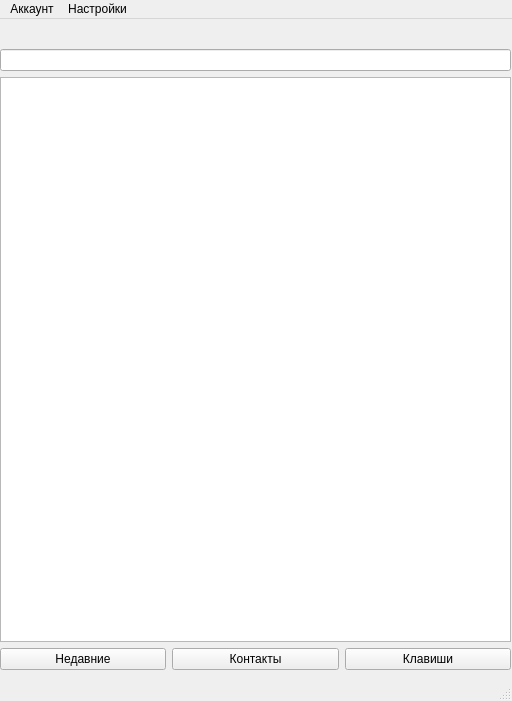
<?xml version="1.0" encoding="UTF-8"?>
<ui version="4.0">
 <class>MainWindow</class>
 <widget class="QMainWindow" name="MainWindow">
  <property name="geometry">
   <rect>
    <x>0</x>
    <y>0</y>
    <width>512</width>
    <height>701</height>
   </rect>
  </property>
  <property name="acceptDrops">
   <bool>false</bool>
  </property>
  <property name="windowTitle">
   <string>MainWindow</string>
  </property>
  <widget class="QWidget" name="centralwidget">
   <widget class="QWidget" name="verticalLayoutWidget">
    <property name="geometry">
     <rect>
      <x>0</x>
      <y>30</y>
      <width>511</width>
      <height>621</height>
     </rect>
    </property>
    <layout class="QVBoxLayout" name="verticalLayout">
     <item>
      <widget class="QLineEdit" name="searchLine"/>
     </item>
     <item>
      <widget class="QListWidget" name="recentList"/>
     </item>
     <item>
      <layout class="QHBoxLayout" name="horizontalLayout">
       <property name="sizeConstraint">
        <enum>QLayout::SizeConstraint::SetMaximumSize</enum>
       </property>
       <item>
        <widget class="QPushButton" name="recentButton">
         <property name="text">
          <string>Недавние</string>
         </property>
        </widget>
       </item>
       <item>
        <widget class="QPushButton" name="contactsButton">
         <property name="text">
          <string>Контакты</string>
         </property>
        </widget>
       </item>
       <item>
        <widget class="QPushButton" name="numberButton">
         <property name="enabled">
          <bool>true</bool>
         </property>
         <property name="text">
          <string>Клавиши</string>
         </property>
        </widget>
       </item>
      </layout>
     </item>
    </layout>
   </widget>
  </widget>
  <widget class="QMenuBar" name="menubar">
   <property name="geometry">
    <rect>
     <x>0</x>
     <y>0</y>
     <width>512</width>
     <height>24</height>
    </rect>
   </property>
   <widget class="QMenu" name="menu">
    <property name="title">
     <string>Аккаунт</string>
    </property>
    <addaction name="authAction"/>
   </widget>
   <widget class="QMenu" name="menu_2">
    <property name="title">
     <string>Настройки</string>
    </property>
    <addaction name="clientAction"/>
   </widget>
   <addaction name="menu"/>
   <addaction name="menu_2"/>
  </widget>
  <widget class="QStatusBar" name="statusbar"/>
  <action name="authAction">
   <property name="text">
    <string>Авторизация</string>
   </property>
  </action>
  <action name="clientAction">
   <property name="text">
    <string>Клиент</string>
   </property>
  </action>
 </widget>
 <resources/>
 <connections/>
</ui>
